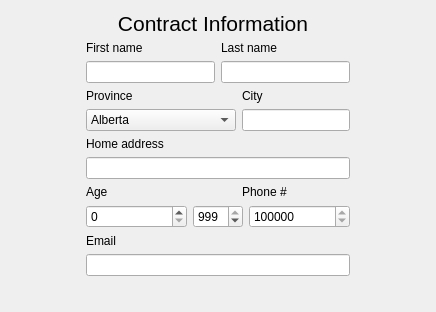
   <widget class="QWidget" name="tabContact">
    <attribute name="title">
     <string>Contact Information</string>
    </attribute>
    <layout class="QGridLayout" name="gridLayout_2">
     <item row="0" column="0">
      <layout class="QVBoxLayout" name="verticalLayout_2">
       <property name="leftMargin">
        <number>75</number>
       </property>
       <property name="rightMargin">
        <number>75</number>
       </property>
       <property name="bottomMargin">
        <number>25</number>
       </property>
       <item>
        <widget class="QLabel" name="label_27">
         <property name="minimumSize">
          <size>
           <width>254</width>
           <height>24</height>
          </size>
         </property>
         <property name="maximumSize">
          <size>
           <width>254</width>
           <height>24</height>
          </size>
         </property>
         <property name="font">
          <font>
           <pointsize>16</pointsize>
          </font>
         </property>
         <property name="text">
          <string>Contract Information</string>
         </property>
         <property name="alignment">
          <set>Qt::AlignCenter</set>
         </property>
        </widget>
       </item>
       <item>
        <layout class="QHBoxLayout" name="horizontalLayout_6">
         <item>
          <widget class="QLabel" name="lbFirstName">
           <property name="text">
            <string>First name</string>
           </property>
          </widget>
         </item>
         <item>
          <widget class="QLabel" name="lbLastName">
           <property name="text">
            <string>Last name</string>
           </property>
          </widget>
         </item>
        </layout>
       </item>
       <item>
        <layout class="QHBoxLayout" name="horizontalLayout_5">
         <item>
          <widget class="QLineEdit" name="txtFirstName">
           <property name="placeholderText">
            <string/>
           </property>
          </widget>
         </item>
         <item>
          <widget class="QLineEdit" name="txtLastName">
           <property name="placeholderText">
            <string/>
           </property>
          </widget>
         </item>
        </layout>
       </item>
       <item>
        <layout class="QHBoxLayout" name="horizontalLayout_4">
         <item>
          <widget class="QLabel" name="lbProvince">
           <property name="minimumSize">
            <size>
             <width>150</width>
             <height>0</height>
            </size>
           </property>
           <property name="maximumSize">
            <size>
             <width>150</width>
             <height>16777215</height>
            </size>
           </property>
           <property name="text">
            <string>Province</string>
           </property>
          </widget>
         </item>
         <item>
          <widget class="QLabel" name="label">
           <property name="text">
            <string>City</string>
           </property>
          </widget>
         </item>
        </layout>
       </item>
       <item>
        <layout class="QHBoxLayout" name="horizontalLayout_3">
         <item>
          <widget class="QComboBox" name="cbProvince">
           <property name="minimumSize">
            <size>
             <width>150</width>
             <height>0</height>
            </size>
           </property>
           <property name="maximumSize">
            <size>
             <width>150</width>
             <height>16777215</height>
            </size>
           </property>
           <item>
            <property name="text">
             <string>Alberta</string>
            </property>
           </item>
           <item>
            <property name="text">
             <string>British Columbia</string>
            </property>
           </item>
           <item>
            <property name="text">
             <string>Manitoba</string>
            </property>
           </item>
           <item>
            <property name="text">
             <string>New Brunswick</string>
            </property>
           </item>
           <item>
            <property name="text">
             <string>Newfoundland and Labrador</string>
            </property>
           </item>
           <item>
            <property name="text">
             <string>Northwest Territories</string>
            </property>
           </item>
           <item>
            <property name="text">
             <string>Nova Scotia</string>
            </property>
           </item>
           <item>
            <property name="text">
             <string>Nunavut</string>
            </property>
           </item>
           <item>
            <property name="text">
             <string>Ontario</string>
            </property>
           </item>
           <item>
            <property name="text">
             <string>Prince Edward Island</string>
            </property>
           </item>
           <item>
            <property name="text">
             <string>Quebec</string>
            </property>
           </item>
           <item>
            <property name="text">
             <string>Sakatchewan</string>
            </property>
           </item>
           <item>
            <property name="text">
             <string>Yukon</string>
            </property>
           </item>
          </widget>
         </item>
         <item>
          <widget class="QLineEdit" name="txtCity">
           <property name="placeholderText">
            <string/>
           </property>
          </widget>
         </item>
        </layout>
       </item>
       <item>
        <widget class="QLabel" name="label_2">
         <property name="text">
          <string>Home address</string>
         </property>
        </widget>
       </item>
       <item>
        <widget class="QLineEdit" name="txtAddress"/>
       </item>
       <item>
        <layout class="QHBoxLayout" name="horizontalLayout_2">
         <item>
          <widget class="QLabel" name="label_3">
           <property name="minimumSize">
            <size>
             <width>150</width>
             <height>0</height>
            </size>
           </property>
           <property name="maximumSize">
            <size>
             <width>150</width>
             <height>16777215</height>
            </size>
           </property>
           <property name="text">
            <string>Age</string>
           </property>
          </widget>
         </item>
         <item>
          <widget class="QLabel" name="label_4">
           <property name="text">
            <string>Phone #</string>
           </property>
          </widget>
         </item>
        </layout>
       </item>
       <item>
        <layout class="QHBoxLayout" name="horizontalLayout">
         <item>
          <widget class="QSpinBox" name="cbAge"/>
         </item>
         <item>
          <widget class="QSpinBox" name="sbAreaCode">
           <property name="minimumSize">
            <size>
             <width>50</width>
             <height>0</height>
            </size>
           </property>
           <property name="maximumSize">
            <size>
             <width>50</width>
             <height>16777215</height>
            </size>
           </property>
           <property name="minimum">
            <number>100</number>
           </property>
           <property name="maximum">
            <number>999</number>
           </property>
           <property name="value">
            <number>999</number>
           </property>
          </widget>
         </item>
         <item>
          <widget class="QSpinBox" name="sbPhone">
           <property name="minimum">
            <number>1000000</number>
           </property>
           <property name="maximum">
            <number>9999999</number>
           </property>
           <property name="value">
            <number>9999999</number>
           </property>
          </widget>
         </item>
        </layout>
       </item>
       <item>
        <layout class="QVBoxLayout" name="verticalLayout">
         <item>
          <widget class="QLabel" name="lbEmail">
           <property name="text">
            <string>Email</string>
           </property>
          </widget>
         </item>
         <item>
          <widget class="QLineEdit" name="txtEmail"/>
         </item>
        </layout>
       </item>
       <item>
        <layout class="QHBoxLayout" name="horizontalLayout_7"/>
       </item>
      </layout>
     </item>
    </layout>
   </widget>
